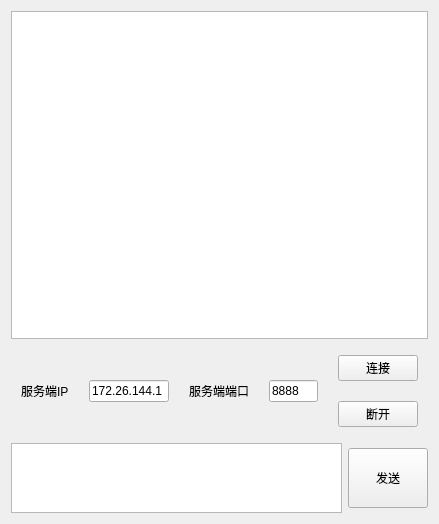
<?xml version="1.0" encoding="UTF-8"?>
<ui version="4.0">
 <class>Widget</class>
 <widget class="QWidget" name="Widget">
  <property name="geometry">
   <rect>
    <x>0</x>
    <y>0</y>
    <width>439</width>
    <height>524</height>
   </rect>
  </property>
  <property name="windowTitle">
   <string>网络调试助手客户端</string>
  </property>
  <layout class="QGridLayout" name="gridLayout">
   <item row="0" column="0">
    <layout class="QVBoxLayout" name="verticalLayout_2" stretch="5,1,1">
     <item>
      <widget class="QTextEdit" name="editRev"/>
     </item>
     <item>
      <layout class="QHBoxLayout" name="horizontalLayout_2">
       <property name="spacing">
        <number>20</number>
       </property>
       <property name="leftMargin">
        <number>10</number>
       </property>
       <property name="topMargin">
        <number>10</number>
       </property>
       <property name="rightMargin">
        <number>10</number>
       </property>
       <property name="bottomMargin">
        <number>10</number>
       </property>
       <item>
        <widget class="QLabel" name="label">
         <property name="text">
          <string>服务端IP</string>
         </property>
        </widget>
       </item>
       <item>
        <widget class="QLineEdit" name="lineEdit_IP">
         <property name="minimumSize">
          <size>
           <width>80</width>
           <height>0</height>
          </size>
         </property>
         <property name="text">
          <string>172.26.144.1</string>
         </property>
        </widget>
       </item>
       <item>
        <widget class="QLabel" name="label_2">
         <property name="text">
          <string>服务端端口</string>
         </property>
        </widget>
       </item>
       <item>
        <widget class="QLineEdit" name="editPort">
         <property name="minimumSize">
          <size>
           <width>37</width>
           <height>0</height>
          </size>
         </property>
         <property name="text">
          <string>8888</string>
         </property>
        </widget>
       </item>
       <item>
        <layout class="QVBoxLayout" name="verticalLayout">
         <item>
          <widget class="QPushButton" name="btnConncet">
           <property name="text">
            <string>连接</string>
           </property>
          </widget>
         </item>
         <item>
          <widget class="QPushButton" name="btnDiscon">
           <property name="text">
            <string>断开</string>
           </property>
          </widget>
         </item>
        </layout>
       </item>
      </layout>
     </item>
     <item>
      <layout class="QHBoxLayout" name="horizontalLayout">
       <item>
        <widget class="QTextEdit" name="editSend"/>
       </item>
       <item>
        <widget class="QPushButton" name="btnSend">
         <property name="minimumSize">
          <size>
           <width>50</width>
           <height>60</height>
          </size>
         </property>
         <property name="text">
          <string>发送</string>
         </property>
        </widget>
       </item>
      </layout>
     </item>
    </layout>
   </item>
  </layout>
 </widget>
 <resources/>
 <connections/>
</ui>
